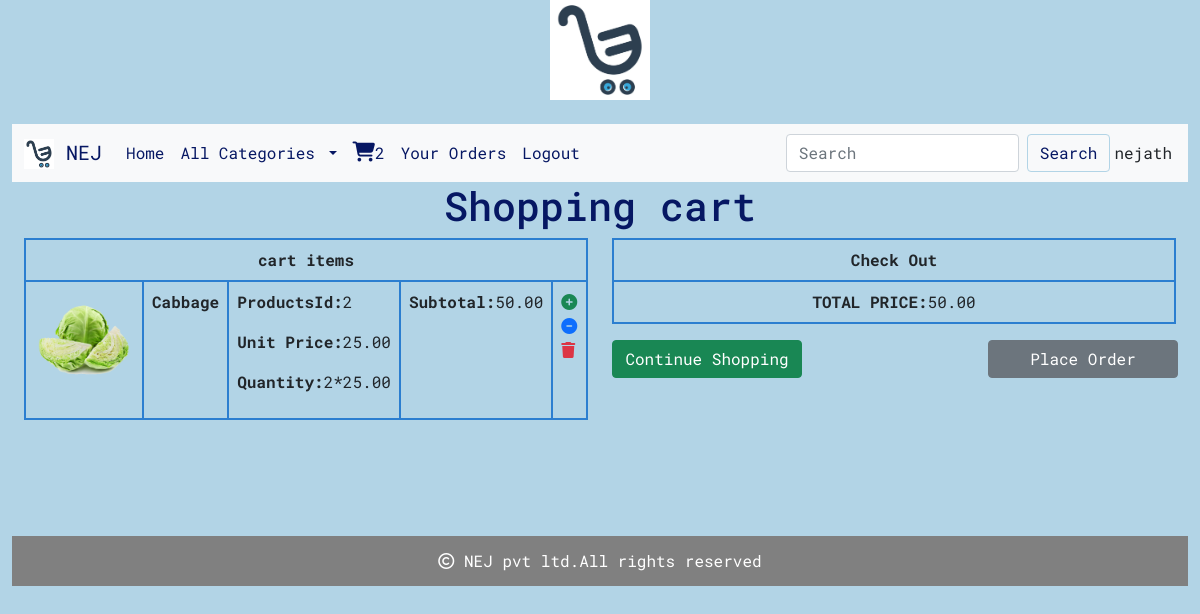
/cart/cartview/ (signed in), run on the app's committed database.
### cart/models.py (models this page shows, shortened)
class Cart(models.Model):
    user=models.ForeignKey(User,on_delete=models.CASCADE)
    products = models.ForeignKey(Product, on_delete=models.CASCADE)
    quantity=models.IntegerField()
    date_added=models.DateField(auto_now_add=True)
    active=models.BooleanField(default=True)
    def subtotal(self):
        return self.quantity*self.products.price

### shop/models.py (models this page shows, shortened)
class Product(models.Model):
    name = models.CharField(max_length=200, unique=True)
    slug = models.SlugField(max_length=250, unique=True)
    description=models.TextField(blank=True)
    price=models.DecimalField(max_digits=10,decimal_places=2)
    category=models.ForeignKey(Category,on_delete=models.CASCADE)
    image=models.ImageField(upload_to='img/products',null=True,blank=True)
    stock=models.IntegerField()
    available=models.BooleanField(default=True)
    created=models.DateTimeField(auto_now_add=True)
    updated = models.DateTimeField(auto_now=True)

### cart/views.py (the view)
# urls.py: path('cartview/',views.cartview,name='cartview'),
@login_required()
def cartview(request):
    total=0
    user=request.user
    try:
        cart=Cart.objects.filter(user=user)
        for i in cart:
            total+=i.quantity*i.products.price
    except Cart.DoesNotExist:
        pass
    return render(request,'cart.html',{'cart':cart,'total':total})

### cart/context_processors.py (called while the page is built)
def counter(request):
    item_count=0
    if request.user.is_authenticated:
        user=request.user
        try:
            cart=Cart.objects.filter(user=user)
            for i in cart:
                item_count+=i.quantity
        except:
            item_count=0
    return {'item_count':item_count}

### shop/context_processors.py (called while the page is built)
def menu_links(request):
    links=Category.objects.all()
    return {'links':links}

### templates/cart.html
{% extends 'base.html' %}
{% load static %}
{% block content %}
<div class="container-fluid" style="margin-bottom:100px">
    {% if not cart %}
    <div class="text-center" style="margin-bottom:100px">
        <h1 class="text-center">Cart is Empty</h1>
        <strong><a href="{% url 'shop:home' %}" class="btn btn-primary ">Continue Shopping</a> </strong>
    </div>
     {% else%}
<div class="row">
    <h1 class="text-center">Shopping cart</h1>
  <div class="col-xl-6">
    <table class="table table-bordered">
     <tr>
      <th colspan="5" class="text-center"> cart items</th>
       {% for i in cart %}
     </tr>
     <tr>
      <td><img src="{{i.products.image.url}}" height="100px" width="100px"></td>
      <td><strong>{{i.products.name}}</strong></td>
      <td>
          <p><strong>ProductsId:</strong>{{i.products.id}}</p>
          <p><strong>Unit Price:</strong>{{i.products.price}}</p>
      <p><strong>Quantity:</strong>{{i.quantity}}*{{i.products.price}}</p>
      </td>
         <td><strong>Subtotal:</strong>{{i.subtotal}}</td>
         <td>
             {% if i.quantity < i.products.stock %}
             <a href="{% url 'cart:add_cart' i.products.id %}"><i class="fa-solid fa-circle-plus text-success"></i></a>
             <a href="{% url 'cart:minus_cart' i.products.id %}"><i class="fa-solid fa-circle-minus text-primary"></i></a>
             <a href="{% url 'cart:delete_cart' i.products.id %}"><i class="fa-solid fa-trash text-danger"></i></a>
             {% else %}
             <a href="{% url 'cart:minus_cart' i.products.id %}"><i class="fa-solid fa-circle-minus text-primary"></i></a>
             <a href="{% url 'cart:delete_cart' i.products.id %}"><i class="fa-solid fa-trash text-danger"></i></a>
             {% endif %}
         </td>
     </tr>
        {% endfor %}
    </table>
  </div>
    <div class="col-xl-6" style="position:relative;">
        <table class="table table-bordered text-center">
            <tr><th colspan="5" class="text-center">Check Out</th></tr>
            <tr><td> <strong>TOTAL PRICE:</strong>{{total}}</td></tr>
    </table>
        <a href="{% url 'shop:home' %}" class="btn btn-success" style="width:190px;position:absolute;">Continue Shopping</a>
        <a href="{% url 'cart:orderform' %}" class="btn btn-secondary" style="position:absolute;right:10px;width:190px">Place Order</a>
    </div>
</div>
    {% endif %}
</div>
{% endblock %}

### templates/base.html (shortened to what this page needs)
<!DOCTYPE html>
{% load static %}
<html lang="en">
<head>
    <link href="https://cdn.jsdelivr.net/npm/bootstrap@5.0.2/dist/css/bootstrap.min.css" rel="stylesheet">
    <link rel="stylesheet" href="https://cdn.jsdelivr.net/npm/bootstrap-icons@1.10.2/font/bootstrap-icons.css">
    <link rel="stylesheet" href="{% static 'css/custom.css' %}">
    <link rel="stylesheet" href=" https://cdnjs.cloudflare.com/ajax/libs/font-awesome/6.4.0/css/all.min.css">
</head>
<body>
<div class="container-fluid">
<header>
    <center><img src="{% static 'img/l.webp' %}" alt="img" height="100px" width="100px"></center><br>
</header>
<header class="sticky-top">
    <nav class="navbar navbar-expand-lg navbar-light bg-light">
  <div class="container-fluid">
    <a class="navbar-brand" href="#">
        <img src="{% static 'img/l.webp' %}" alt="img" height="30px" width="30px" class="d-inline-block align-text-top">
        NEJ</a>
    <div class="collapse navbar-collapse" id="navbarSupportedContent">
      <ul class="navbar-nav me-auto mb-2 mb-lg-0">
        <li class="nav-item">
          <a class="nav-link" aria-current="page" href="{% url 'shop:home' %}">Home</a>
        </li>
        <li class="nav-item dropdown">
          <a class="nav-link dropdown-toggle" href="#" id="navbarDropdown" role="button" data-bs-toggle="dropdown" aria-expanded="false">
            All Categories
          </a>
        </li>
          {% if user.is_authenticated %}
           <li class="nav-item">
          <a class="nav-link" aria-current="page" href="{% url 'cart:cartview' %}"><i style="font-size:20px;" class="fa-solid fa-cart-shopping"></i>{{item_count}}</a>
        </li>
          <li class="nav-item">
          <a class="nav-link" aria-current="page" href="{% url 'cart:orderview' %}">Your Orders</a>
        </li>
           <li class="nav-item">
          <a class="nav-link" aria-current="page" href="{% url 'shop:logout' %}">Logout</a>
        </li>
          {% endif %}
        </ul>
      <form method="POST" class="d-flex" action="{% url 'search:searchresult' %}">
        <input class="form-control me-2" type="search" name="q" placeholder="Search" aria-label="Search">
        <button class="btn btn-outline-primary" type="submit">Search</button>
      </form>
        <ul class="navbar-nav p-1">
        <li >
            {% if user.is_authenticated %}
                <a>{{user.username}}</a>
            {% endif %}
        </li>
        </ul>
    </div>
  </div>
</nav>
</header>
    {% block content %}
    {% endblock %}
<footer class="footer">
    <div>
        <p><i class="fa-regular fa-copyright"></i> NEJ pvt ltd.All rights reserved</p>
    </div>
</footer>
</div>
</body>
</html>

### static/css/custom.css (style rules this page uses)
body { background-color:#b2d4e6; font-family: 'Roboto Mono', monospace; }
.navbar-light .navbar-brand ,.navbar-light .navbar-nav .nav-link { color: #061763; }
.btn-outline-primary { color:#061763 ;border-color: #b2d4e6; }
.footer { width:100%; height:50px; background-color:gray; left:0px; bottom:15px; color:white; text-align:center; vertical-align:middle; line-height:50px; }
h1 { text-align:center; color:#061763; }
.table,th,td { border:2px solid #2b7ed0 !important; }

### data on the page
Cart: products.image (picture), products.name "Cabbage", products.id "2", products.price "25.00", quantity "2", subtotal "50.00"

### other printed values
{{ item_count }} "2"
{{ user.username }} "nejath"
{{ total }} "50.00"
